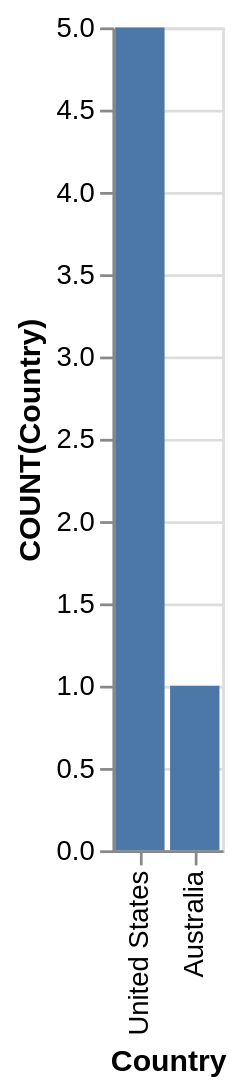

Express this chart as Vega-Lite.
### Vega-Lite specification from a JSON file in a GitHub repository (floating-point values rounded to 4 significant figures)
{"data": {"values": [{"x_data": "United States", "y_data": 5}, {"x_data": "Australia", "y_data": 1}]}, "mark": "bar", "encoding": {"x": {"field": "x_data", "type": "nominal", "title": "Country", "sort": {"op": "sum", "field": "y_data", "order": "descending"}}, "y": {"field": "y_data", "type": "quantitative", "title": "COUNT(Country)"}}}
